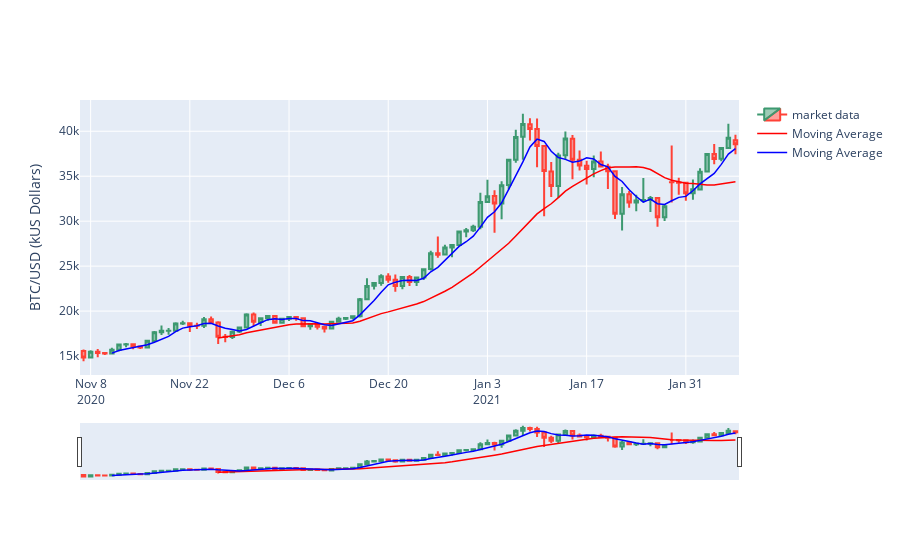

The notebook cell saved with this chart:
### Code cell
#declare figure
fig = go.Figure()

#Candlestick
fig.add_trace(go.Candlestick(x=data.index,
                open=data['Open'],
                high=data['High'],
                low=data['Low'],
                close=data['Close'], name = 'market data'))

fig.add_trace(go.Scatter(x=data.index, y= data['MA20'],line=dict(color='red', width=1.5), name = 'Moving Average'))
fig.add_trace(go.Scatter(x=data.index, y= data['MA5'],line=dict(color='blue', width=1.5), name = 'Moving Average'))

fig.update_layout(
    yaxis_title='BTC/USD (kUS Dollars)')

#Show
fig.show()
